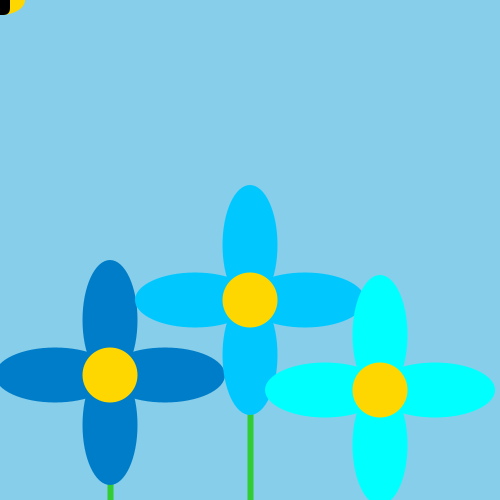
Frame 1 (no input)
Frame 60 (the mouse pressed at the canvas centre just before this capture): identical to frame 1, image omitted
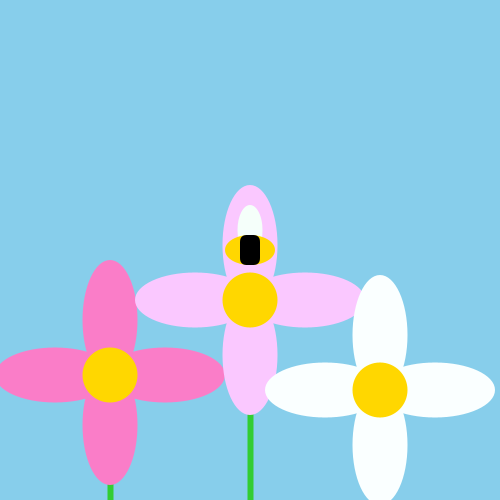
Frame 120 (the mouse held since frame 60 and released just before this capture)

The Processing sketch that drew these frames (run headless with seeded random() and noise(); from frame 60 on, the mouse is pressed at the canvas centre):

// Processing sketch: processing_96234
// ── processing_96234.pde

 /*Victor Krafft Vico_2º Gedi_Informàtica
Dibuix d'una abella polinitzant les flors que segueix el ratolí mitjançant mouse X i mouseY amb les funcions setup i draw.*/
 

 
 int x; int y;
 /*Definim el tamany i el color de fons del dibuix*/

void setup() {
  size(500,500);
  background(30,144,250);
 stroke(255);
 strokeWeight(0);
}

//A continuació crearem un nou entorn en el que es mourá l'abella, el seu habitat//


void draw(){
 
background(#87CEEB);//en aqui he posat un background per tal de que se'm vagi borrant la figura i no quedi el rastre//

//Dibuixem primer les tijes de les flors//

strokeWeight(6);
stroke(#32CD32);
line(110,375,110,500);
line(250,300,250,500);
line(380,390,380,500);

noStroke();
fill(mouseX,125,200); //els petals de les flors canviaran de color quan el punter del mouse es mogui en l'eix de les X//

ellipse(110,320,55,120);
ellipse(165,375,120,55);
ellipse(110,425,55,120);
ellipse(55,375,120,55);

fill(mouseX,200,375);
ellipse(250,355,55,120);
ellipse(305,300,120,55);
ellipse(250,245,55,120);
ellipse(195,300,120,55);

fill(mouseX,375,480);
ellipse(380,335,55,120);
ellipse(435,390,120,55);
ellipse(380,445,55,120);
ellipse(325,390,120,55);

fill(#FFD700);
ellipse(110,375,55,55);
ellipse(250,300,55,55);
ellipse(380,390,55,55);

//Aquest es el dibuix de l'abella//

fill(#F5FFFA);
ellipse(mouseX,mouseY-20,25,50);

fill(#FFD700);
ellipse(mouseX,mouseY,50,30);

fill(0);
rect(mouseX-10,mouseY-15,20,30,7);




}
